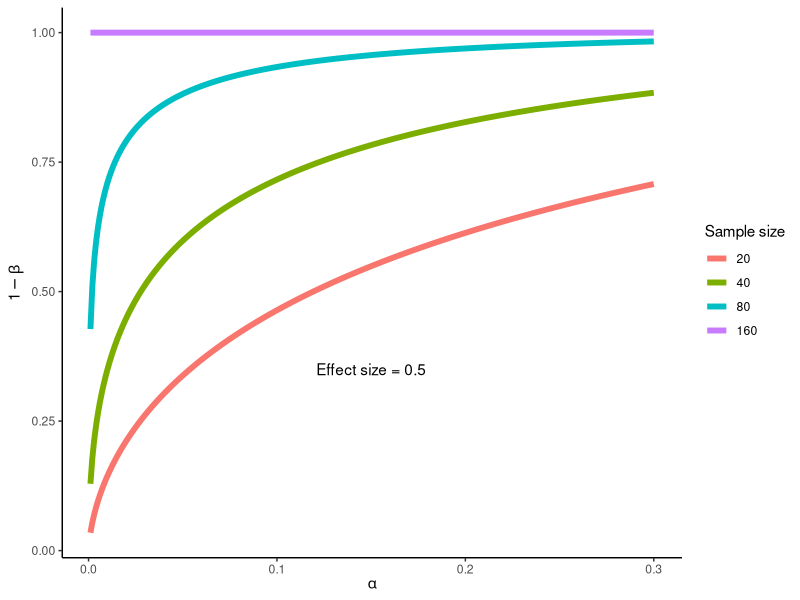
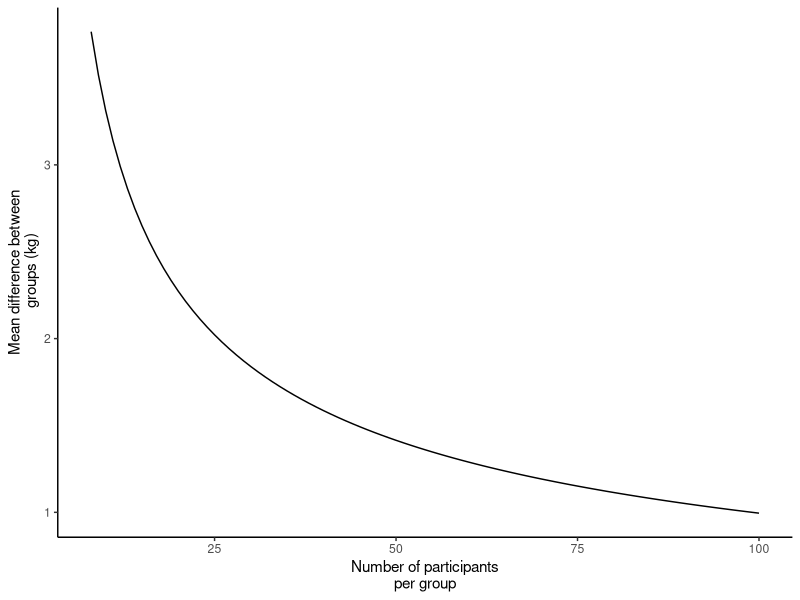

Reproduce these figures in R, in order. (Note: this script raises an error after producing the figures.)
## ---- chunk 1
knitr::opts_chunk$set(echo = FALSE, warning = FALSE, message = FALSE)
## ---- chunk 2
library(pwr); library(tidyverse)

results <- data.frame(sig.level = seq(from = 0.001, to = 0.3, by = 0.001), 
                      power20 = NA, 
                      power40 = NA, 
                      power80 = NA, 
                      power160 = NA)


for(i in 1:nrow(results)) {
        
        
        results[i,2] <- pwr.t.test(n = 20, d = 0.5, 
                         sig.level = results[i,1], type = "two.sample", 
                         alternative = "two.sided")$power
        results[i,3] <- pwr.t.test(n = 40, d = 0.5, 
                         sig.level = results[i,1], type = "two.sample", 
                         alternative = "two.sided")$power
        results[i,4] <- pwr.t.test(n = 80, d = 0.5, 
                         sig.level = results[i,1], type = "two.sample", 
                         alternative = "two.sided")$power
        results[i,5] <- pwr.t.test(n = 1600, d = 0.5, 
                         sig.level = results[i,1], type = "two.sample", 
                         alternative = "two.sided")$power

       
}

results %>%
  pivot_longer(names_to = "n", values_to = "power", cols = power20:power160) %>%
  mutate(n = as.numeric(gsub("power", "", n))) %>%

        ggplot(aes(sig.level, power, color = as.factor(n), group = n)) + geom_line(size = 2) + 
        xlab(expression(alpha)) + 
        ylab(expression(1-beta)) +
        theme_classic() + 
  labs(color = "Sample size") +
        annotate("text", x = 0.15, y = 0.35, label = "Effect size = 0.5")
## ---- chunk 3
power <- pwr.t.test(d = 0.4, power = 0.8,
                         sig.level = 0.05, type = "two.sample", 
                         alternative = "two.sided")
## ---- chunk 4

results <- data.frame(n = seq(from =8, to = 100, by = 1), 
                      d = NA)


for(i in 1:nrow(results)) {
        
        pt <- pwr.t.test(n = results[i,1], power = 0.8, 
                         sig.level = 0.05, type = "two.sample", 
                         alternative = "two.sided")
        
        results[i,2] <- pt$d
        

}



results %>%
        mutate(kg = d*2.5) %>%
        ggplot(aes(n, kg)) + geom_line() + 
        xlab("Number of participants\nper group") +
        ylab("Mean difference between\n groups (kg)") + 
        theme_classic()

## ---- chunk 5
knitr::include_graphics("resources/03-power/weightgain.jpg")

## ---- chunk 6
df <- data.frame(m = c(2, 1.8), error = c(1.9, 2.3), Study = c("A", "B"))
df %>%
        ggplot(aes(m , Study, fill = Study)) + 
        
        geom_errorbarh(aes(xmin = m-error, xmax = m+error), height = 0.2) +
        geom_point(size = 3, shape = 21) + 
        xlab("Effect") + ylab("Study")+
        annotate("text", x=1, y=1.3, label= paste("p-value", "==0.03"), parse = TRUE) +
        annotate("text", x=1, y=2.3, label= paste("p-value", "==0.13"), parse = TRUE) +
        theme_classic()
## ---- chunk 7
set.seed(123)

N <- 10000

pills <- c(rep("blue", 0.4 * N ), rep("red", 0.6 * N))


results.ci <- data.frame(phat = rep(NA, 1000), 
                         cil = rep(NA, 1000), 
                         ciu = rep(NA, 1000))

for(i in 1:1000){
  
 phat <- table(sample(pills, 100))[1]/100
  
  results.ci[i, 1] <- phat
  results.ci[i, 2] <- phat - (1.96 * sqrt((phat * (1-phat))/100))
  results.ci[i, 3] <- phat + (1.96 * sqrt((phat * (1-phat))/100))
  
}


results.ci$contains <- (results.ci$cil <= 0.4 & results.ci$ciu >= 0.4)



n.contains <- round(sum((results.ci$cil <= 0.4 & results.ci$ciu >= 0.4))/10, 1)

results.ci %>%
  sample_frac(0.1) %>%
  ggplot(aes(y = phat, x = row.names(.), color = contains)) + 
  geom_hline(yintercept = 0.4) +
  geom_point() +
  geom_errorbar(aes(ymin = cil, ymax = ciu)) +
  theme_minimal() +
  labs(y = expression(hat(p))) +
  scale_y_continuous(limits = c(0, 0.8), breaks = c(0, 0.2, 0.4, 0.6, 0.8, 1), expand = c(0, 0)) +
  annotate("text", x = 50, y = 0.75, label = paste(n.contains, "% of intervals contains the true value after 1000 simulation")) +
  theme(axis.title.x = element_blank(),
        axis.text.x = element_blank(), 
        legend.position = "none") 
